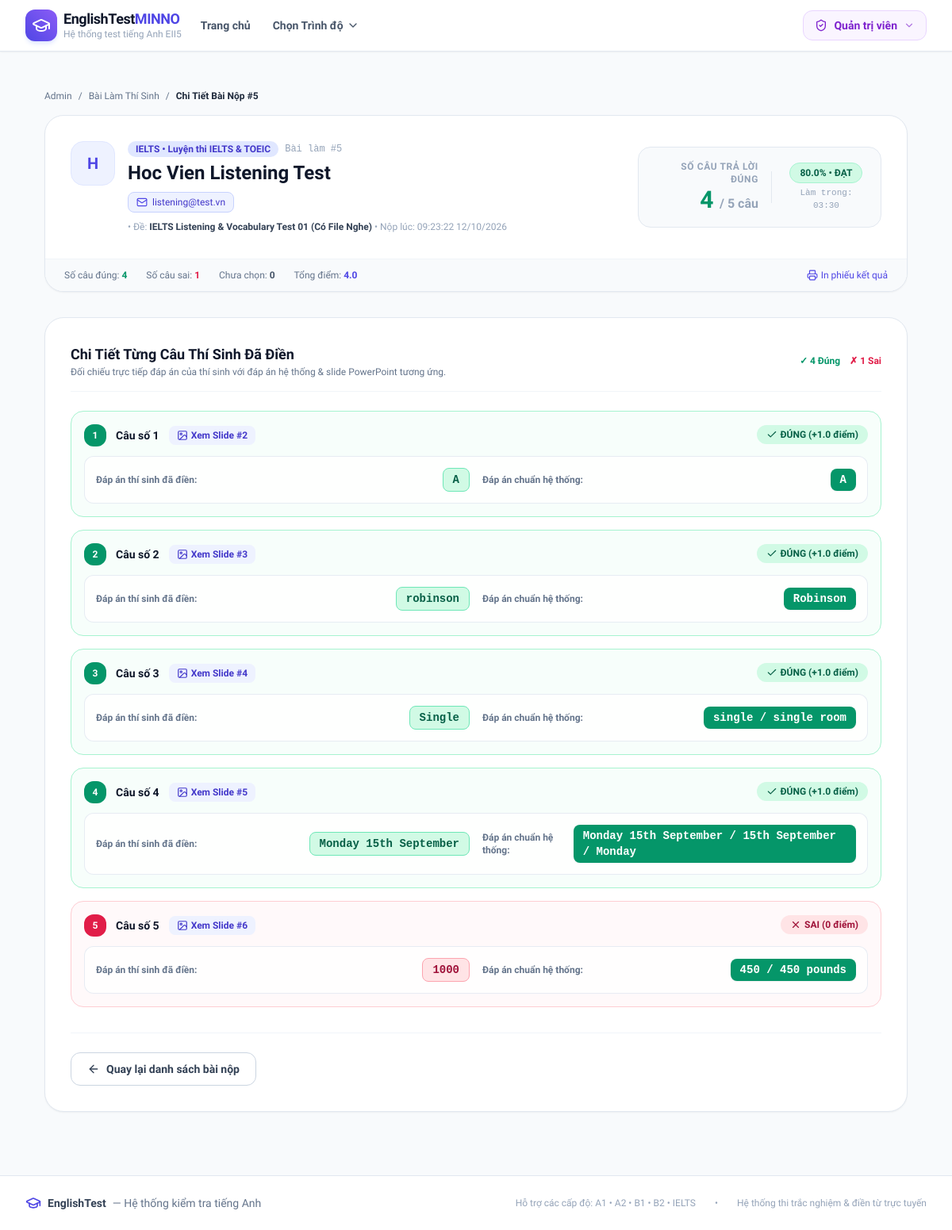
The app's page /admin/submissions/5 (signed in) with its own data.
### models.py (models this page shows)
class Submission(db.Model):
    __tablename__ = 'submissions'
    id = db.Column(db.Integer, primary_key=True)
    test_id = db.Column(db.Integer, db.ForeignKey('tests.id', ondelete='CASCADE'), nullable=False)
    user_id = db.Column(db.Integer, db.ForeignKey('users.id', ondelete='SET NULL'), nullable=True)
    student_name = db.Column(db.String(120), nullable=False, default='Thí sinh')
    student_email = db.Column(db.String(120), nullable=True)
    student_phone = db.Column(db.String(50), nullable=True)
    total_questions = db.Column(db.Integer, default=0)
    correct_count = db.Column(db.Integer, default=0)
    wrong_count = db.Column(db.Integer, default=0)
    unanswered_count = db.Column(db.Integer, default=0)
    score = db.Column(db.Float, default=0.0)
    percentage = db.Column(db.Float, default=0.0)
    is_passed = db.Column(db.Boolean, default=False)
    time_taken_seconds = db.Column(db.Integer, default=0)
    submitted_at = db.Column(db.DateTime, default=datetime.utcnow)
    answers = db.relationship('SubmissionAnswer', backref='submission', lazy=True, cascade='all, delete-orphan', order_by='SubmissionAnswer.question_number')
    @property
    def formatted_time(self):
        minutes = self.time_taken_seconds // 60
        seconds = self.time_taken_seconds % 60
        return f"{minutes:02d}:{seconds:02d}"

class Level(db.Model):
    __tablename__ = 'levels'
    id = db.Column(db.Integer, primary_key=True)
    code = db.Column(db.String(20), unique=True, nullable=False)  # 'A1', 'A2', 'B1', 'B2', 'C1', 'IELTS'
    name = db.Column(db.String(100), nullable=False)              # 'Trình độ A1 - Căn bản'
    description = db.Column(db.Text, nullable=True)
    badge_color = db.Column(db.String(30), default='blue')        # 'blue', 'green', 'amber', 'purple', 'rose'
    icon_name = db.Column(db.String(50), default='book-open')
    order_num = db.Column(db.Integer, default=1)
    is_active = db.Column(db.Boolean, default=True)
    created_at = db.Column(db.DateTime, default=datetime.utcnow)
    tests = db.relationship('Test', backref='level', lazy=True, cascade='all, delete-orphan')
    @property
    def active_tests_count(self):
        return len([t for t in self.tests if t.is_active])

class Test(db.Model):
    __tablename__ = 'tests'
    id = db.Column(db.Integer, primary_key=True)
    level_id = db.Column(db.Integer, db.ForeignKey('levels.id', ondelete='CASCADE'), nullable=False)
    title = db.Column(db.String(200), nullable=False)
    description = db.Column(db.Text, nullable=True)
    ppt_filename = db.Column(db.String(255), nullable=True)      # Original filename
    ppt_filepath = db.Column(db.String(500), nullable=True)      # Relative or abs path to ppt file
    slides_folder = db.Column(db.String(500), nullable=True)     # Relative folder under static/ containing slide images
    audio_filename = db.Column(db.String(255), nullable=True)    # Original audio filename (.mp3, .wav)
    audio_filepath = db.Column(db.String(500), nullable=True)    # Relative path under static/ to audio file
    total_slides = db.Column(db.Integer, default=0)
    time_limit_minutes = db.Column(db.Integer, default=15)       # 0 = unlimited
    total_questions = db.Column(db.Integer, default=10)
    pass_percentage = db.Column(db.Integer, default=50)
    is_active = db.Column(db.Boolean, default=True)
    created_at = db.Column(db.DateTime, default=datetime.utcnow)
    questions = db.relationship('Question', backref='test', lazy=True, cascade='all, delete-orphan', order_by='Question.question_number')
    submissions = db.relationship('Submission', backref='test', lazy=True, cascade='all, delete-orphan')

class SubmissionAnswer(db.Model):
    __tablename__ = 'submission_answers'
    id = db.Column(db.Integer, primary_key=True)
    submission_id = db.Column(db.Integer, db.ForeignKey('submissions.id', ondelete='CASCADE'), nullable=False)
    question_id = db.Column(db.Integer, db.ForeignKey('questions.id', ondelete='CASCADE'), nullable=True)
    question_number = db.Column(db.Integer, nullable=False)
    user_answer = db.Column(db.String(500), nullable=True)
    correct_answer = db.Column(db.String(500), nullable=False)
    is_correct = db.Column(db.Boolean, default=False)
    slide_number = db.Column(db.Integer, default=1)
    points_awarded = db.Column(db.Float, default=0.0)

### app.py (the view)
@app.route('/admin/submissions/<int:submission_id>')
@admin_required
def admin_submission_detail(submission_id):
    submission = Submission.query.get_or_404(submission_id)
    test = submission.test
    answers = submission.answers
    slides = []
    if test.slides_folder:
        folder_path = os.path.join(app.root_path, 'static', test.slides_folder)
        if os.path.exists(folder_path):
            files = [f for f in os.listdir(folder_path) if f.lower().endswith(('.jpg', '.jpeg', '.png'))]
            files.sort(key=lambda s: int(re.findall(r'\d+', s)[0]) if re.findall(r'\d+', s) else 0)
            slides = [f"{test.slides_folder}/{f}".replace('\\', '/') for f in files]
    return render_template(
        'admin/submission_detail.html',
        submission=submission,
        test=test,
        answers=answers,
        slides=slides
    )

### app.py (called while the page is built)
def staff_required(f):
    @wraps(f)
    def decorated_function(*args, **kwargs):
        user_id = session.get('user_id')
        role = session.get('role')
        if not user_id or role not in ('admin', 'teacher'):
            flash('Vui lòng đăng nhập với tài khoản Quản trị viên hoặc Giáo viên.', 'warning')
            return redirect(url_for('admin_login', next=request.path))
        user = User.query.get(user_id)
        if not user or user.role not in ('admin', 'teacher'):
            session.clear()
            flash('Phiên đăng nhập đã hết hạn. Vui lòng đăng nhập lại.', 'warning')
            return redirect(url_for('admin_login', next=request.path))
        return f(*args, **kwargs)
    return decorated_function

@app.context_processor
def inject_globals():
    levels = Level.query.filter_by(is_active=True).order_by(Level.order_num).all()
    current_user = None
    if session.get('user_id'):
        current_user = User.query.get(session.get('user_id'))
    return {
        'all_levels': levels,
        'current_user': current_user,
        'is_admin': session.get('role') == 'admin',
        'is_teacher': session.get('role') == 'teacher',
        'is_staff': session.get('role') in ('admin', 'teacher'),
        'candidate_name': session.get('student_name'),
        'candidate_phone': session.get('student_phone'),
        'candidate_email': session.get('student_email')
    }

### templates/admin/submission_detail.html (shortened to what this page needs)
{% extends 'base.html' %}
{% block content %}
<div class="max-w-6xl mx-auto px-4 sm:px-6 lg:px-8 py-8">
    <div class="flex items-center space-x-2 text-xs text-slate-500 mb-4">
        <a href="{{ url_for('admin_dashboard') }}" class="hover:text-indigo-600">Admin</a>
        <span>/</span>
        <a href="{{ url_for('admin_submissions') }}" class="hover:text-indigo-600">Bài Làm Thí Sinh</a>
        <span>/</span>
        <span class="text-slate-800 font-bold">Chi Tiết Bài Nộp #{{ submission.id }}</span>
    </div>
    <div class="bg-white rounded-3xl border border-slate-200 shadow-sm overflow-hidden mb-8">
        <div class="p-6 md:p-8 border-b border-slate-100 flex flex-col md:flex-row md:items-center justify-between gap-6">
            <div class="flex items-start space-x-4">
                <div class="w-14 h-14 rounded-2xl bg-indigo-50 text-indigo-600 font-extrabold text-xl flex items-center justify-center flex-shrink-0 border border-indigo-100">
                    {{ submission.student_name[:1] }}
                </div>
                <div>
                    <div class="flex items-center space-x-2 mb-1">
                        <span class="px-2.5 py-0.5 rounded-full text-xs font-bold bg-indigo-100 text-indigo-700">
                            {{ test.level.code }} • {{ test.level.name }}
                        </span>
                        <span class="text-xs text-slate-400 font-mono">Bài làm #{{ submission.id }}</span>
                    </div>
                    <h1 class="text-2xl font-extrabold text-slate-900">
                        {{ submission.student_name }}
                    </h1>
                    <div class="flex flex-wrap items-center gap-2.5 text-xs text-slate-600 mt-2">
                        {% if submission.student_email %}
                        <a href="mailto:{{ submission.student_email }}" class="inline-flex items-center space-x-1.5 px-2.5 py-1 rounded-lg bg-indigo-50 text-indigo-700 border border-indigo-200 hover:bg-indigo-100 transition" title="Nhấp để gửi email">
                            <i data-lucide="mail" class="w-3.5 h-3.5 text-indigo-600"></i>
                            <span>{{ submission.student_email }}</span>
                        </a>
                        {% endif %}
                        <span class="text-slate-400">• Đề: <strong class="text-slate-700">{{ test.title }}</strong> • Nộp lúc: {{ submission.submitted_at.strftime('%H:%M:%S %d/%m/%Y') }}</span>
                    </div>
                </div>
            </div>
            <div class="flex items-center space-x-4 bg-slate-50 p-4 rounded-2xl border border-slate-200">
                <div class="text-right">
                    <p class="text-xs font-bold text-slate-400 uppercase tracking-wider">Số câu trả lời đúng</p>
                    <p class="text-3xl font-extrabold text-emerald-600">
                        {{ submission.correct_count }} <span class="text-base text-slate-400 font-semibold">/ {{ submission.total_questions }} câu</span>
                    </p>
                </div>
                <div class="text-center">
                    <span class="inline-block px-3 py-1 rounded-full text-xs font-extrabold
                        {% if submission.is_passed %}bg-emerald-100 text-emerald-800 border border-emerald-200{% else %}bg-rose-100 text-rose-800 border border-rose-200{% endif %}">
                        {{ submission.percentage }}% • {% if submission.is_passed %}ĐẠT{% else %}CHƯA ĐẠT{% endif %}
                    </span>
                    <p class="text-[11px] text-slate-400 font-mono mt-1">Làm trong: {{ submission.formatted_time }}</p>
                </div>
            </div>
        </div>
        <div class="px-6 py-3 bg-slate-50 flex flex-wrap items-center justify-between text-xs text-slate-500">
            <div class="flex items-center space-x-6">
                <span>Số câu đúng: <strong class="text-emerald-600 font-bold">{{ submission.correct_count }}</strong></span>
                <span>Số câu sai: <strong class="text-rose-600 font-bold">{{ submission.wrong_count }}</strong></span>
                <span>Chưa chọn: <strong class="text-slate-600 font-bold">{{ submission.unanswered_count }}</strong></span>
                <span>Tổng điểm: <strong class="text-indigo-600 font-bold">{{ submission.score }}</strong></span>
            </div>
            <div class="flex items-center space-x-3">
                <button onclick="window.print()" class="text-indigo-600 hover:underline flex items-center space-x-1">
                    <i data-lucide="printer" class="w-3.5 h-3.5"></i>
                    <span>In phiếu kết quả</span>
                </button>
            </div>
        </div>
    </div>
    <div class="bg-white rounded-3xl border border-slate-200 shadow-sm overflow-hidden p-6 md:p-8">
        <div class="mb-6 pb-4 border-b border-slate-100 flex items-center justify-between">
            <div>
                <h2 class="text-lg font-bold text-slate-900">Chi Tiết Từng Câu Thí Sinh Đã Điền</h2>
                <p class="text-xs text-slate-500">Đối chiếu trực tiếp đáp án của thí sinh với đáp án hệ thống & slide PowerPoint tương ứng.</p>
            </div>
            <div class="flex items-center space-x-3 text-xs font-bold">
                <span class="text-emerald-600">✓ {{ submission.correct_count }} Đúng</span>
                <span class="text-rose-600">✗ {{ submission.wrong_count + submission.unanswered_count }} Sai</span>
            </div>
        </div>
        <div class="space-y-4">
            {% for ans in answers %}
            <div class="p-4 rounded-2xl border transition-all
                {% if ans.is_correct %}
                bg-emerald-50/40 border-emerald-200
                {% else %}
                bg-rose-50/40 border-rose-200
                {% endif %}">
                <div class="flex flex-wrap items-center justify-between gap-3 mb-3">
                    <div class="flex items-center space-x-3">
                        <span class="w-7 h-7 rounded-xl font-bold text-xs flex items-center justify-center text-white
                            {% if ans.is_correct %}bg-emerald-600{% else %}bg-rose-600{% endif %}">
                            {{ ans.question_number }}
                        </span>
                        <span class="font-bold text-slate-900 text-sm">
                            Câu số {{ ans.question_number }}
                        </span>
                        {% if slides and ans.slide_number <= slides|length %}
                        <button
                            type="button"
                            onclick="previewSlideModal('{{ url_for('static', filename=slides[ans.slide_number - 1]) }}', {{ ans.slide_number }})"
                            class="inline-flex items-center space-x-1 text-xs font-semibold px-2.5 py-1 rounded-lg bg-indigo-50 text-indigo-700 hover:bg-indigo-100 transition"
                            title="Nhấp để phóng to xem slide PowerPoint của câu này"
                        >
                            <i data-lucide="image" class="w-3.5 h-3.5"></i>
                            <span>Xem Slide #{{ ans.slide_number }}</span>
                        </button>
                        {% else %}
                        <span class="text-xs text-slate-400 font-mono">Slide #{{ ans.slide_number }}</span>
                        {% endif %}
                    </div>
                    <div>
                        {% if ans.is_correct %}
                        <span class="inline-flex items-center space-x-1 px-3 py-1 rounded-full text-xs font-bold bg-emerald-100 text-emerald-800">
                            <i data-lucide="check" class="w-3.5 h-3.5"></i>
                            <span>ĐÚNG (+{{ ans.points_awarded }} điểm)</span>
                        </span>
                        {% else %}
                        <span class="inline-flex items-center space-x-1 px-3 py-1 rounded-full text-xs font-bold bg-rose-100 text-rose-800">
                            <i data-lucide="x" class="w-3.5 h-3.5"></i>
                            <span>SAI (0 điểm)</span>
                        </span>
                        {% endif %}
                    </div>
                </div>
                <div class="grid grid-cols-1 sm:grid-cols-2 gap-4 bg-white/80 p-3.5 rounded-xl border border-slate-200/80">
                    <div class="flex flex-col sm:flex-row sm:items-center justify-between gap-2">
                        <span class="text-xs font-semibold text-slate-500">Đáp án thí sinh đã điền:</span>
                        <span class="px-3 py-1 rounded-lg font-mono font-bold text-xs md:text-sm break-words max-w-full
                            {% if ans.is_correct %}bg-emerald-100 text-emerald-800 border border-emerald-300
                            {% elif ans.user_answer == '(Chưa chọn/điền)' %}bg-slate-100 text-slate-400 italic
                            {% else %}bg-rose-100 text-rose-800 border border-rose-300{% endif %}">
                            {{ ans.user_answer }}
                        </span>
                    </div>
                    <div class="flex flex-col sm:flex-row sm:items-center justify-between gap-2">
                        <span class="text-xs font-semibold text-slate-500">Đáp án chuẩn hệ thống:</span>
                        <span class="px-3 py-1 rounded-lg font-mono font-bold text-xs md:text-sm bg-emerald-600 text-white shadow-sm break-words max-w-full">
                            {{ ans.correct_answer }}
                        </span>
                    </div>
                </div>
            </div>
            {% endfor %}
        </div>
        <div class="mt-8 pt-6 border-t border-slate-100 flex items-center justify-between">
            <a href="{{ url_for('admin_submissions') }}" class="px-5 py-2.5 rounded-xl border border-slate-300 text-slate-700 font-semibold hover:bg-slate-50 text-sm transition flex items-center space-x-2">
                <i data-lucide="arrow-left" class="w-4 h-4"></i>
                <span>Quay lại danh sách bài nộp</span>
            </a>
        </div>
    </div>
</div>
{% endblock %}

### records on screen
Submission: id "5", student_name "H", student_name "Hoc Vien Listening Test", student_email "listening@test.vn", submitted_at "09:23:22 12/10/2026", correct_count "4", total_questions "5", percentage "80.0", formatted_time "03:30", wrong_count "1", unanswered_count "0", score "4.0", submission.wrong_count+submission.unanswered_count "1"
Level: level.code "IELTS", level.name "Luyện thi IELTS & TOEIC"
Test: title "IELTS Listening & Vocabulary Test 01 (Có File Nghe)"
SubmissionAnswer: question_number "1", slide_number "2", points_awarded "1.0", user_answer "A", correct_answer "A"
SubmissionAnswer: question_number "2", slide_number "3", points_awarded "1.0", user_answer "robinson", correct_answer "Robinson"
SubmissionAnswer: question_number "3", slide_number "4", points_awarded "1.0", user_answer "Single", correct_answer "single / single room"
SubmissionAnswer: question_number "4", slide_number "5", points_awarded "1.0", user_answer "Monday 15th September", correct_answer "Monday 15th September / 15th September / Monday"
SubmissionAnswer: question_number "5", slide_number "6", is_correct False (drawn), user_answer "1000", correct_answer "450 / 450 pounds"
